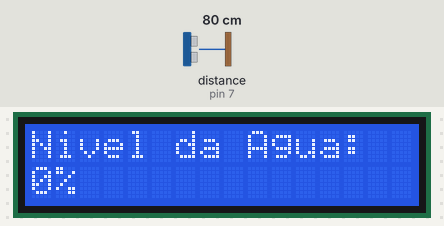
A sketch run on a simulated Arduino Uno, built with avr-gcc and run on an emulated ATmega328P. Shown: 16×2 character LCD. Wiring (inferred from the names in the program): ultrasonic range finder: trigger pin 7; echo pin 7. The inputs (shaded band) are chosen by the test bench; at power-on: distance to the obstacle (sensor on pin 7) 80 cm. The echo pulse lasts 58.3 µs per cm; what the sketch prints to the serial monitor is not drawn.

Above: at 1.2 s.
1.3 s: distance to the obstacle (sensor on pin 7) set to 2 cm
At 2.9 s:
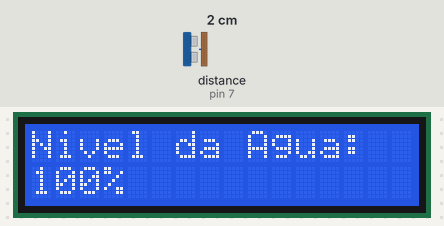
3.6 s: distance to the obstacle (sensor on pin 7) set to 18 cm
At 4.8 s:
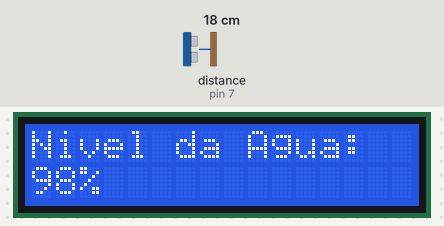
5.6 s: distance to the obstacle (sensor on pin 7) set to 35 cm
At 6.8 s:
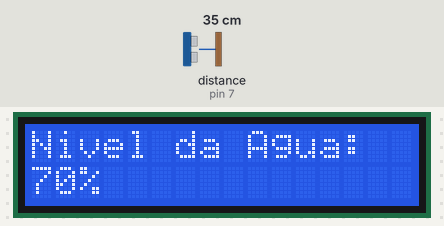
Timing chart, 0 to 8.6 s (numbered marks = the images above; inputs shaded):
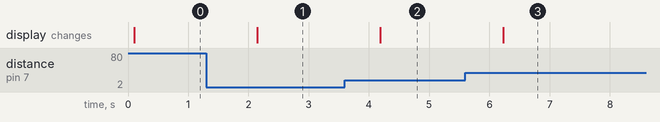

The sketch:

codigo_final.ino
```cpp
#include <LiquidCrystal_I2C.h>

int sensor = 7;
int timer = 1000;

const float alturaCaixa = 61.0;
const float sensorTopo = 17.0;

LiquidCrystal_I2C lcd(0x27, 16, 2);

void setup() {
  Serial.begin(9600);
  lcd.init();
  lcd.backlight();
  lcd.print("Nivel da Agua:");
}

void loop() {
  long duracao;
  float distancia;
  int nivelAgua ;

  pinMode(sensor, OUTPUT);
  digitalWrite(sensor, LOW);
  delayMicroseconds(2);
  digitalWrite(sensor, HIGH);
  delayMicroseconds(5);
  digitalWrite(sensor, LOW);

  pinMode(sensor, INPUT);
  duracao = pulseIn(sensor, HIGH);

  distancia = (duracao / 2.0) / 29.1;

  nivelAgua = converterParaPorcentagem(distancia);

  if (nivelAgua > 100) nivelAgua = 100;
  if (nivelAgua < 0) nivelAgua = 0;

  lcd.setCursor(0, 1);
  lcd.print("                ");
  lcd.setCursor(0, 1);
  lcd.print(nivelAgua);
  lcd.print("%");

  Serial.print("Nivel da Agua: ");
  Serial.print(nivelAgua);
  Serial.println("%");

  delay(timer);
}

int converterParaPorcentagem(float d) {
  float fundoSensor = alturaCaixa + sensorTopo;
  float nivel = fundoSensor - d;

  return (nivel / alturaCaixa) * 100;
}
```

Measured:
- after the input at 1.3 s, the display: changes after 0.85 s (image 1)
- after the input at 3.6 s, the display: changes after 0.59 s (image 2)
- after the input at 5.6 s, the display: changes after 0.63 s (image 3)
